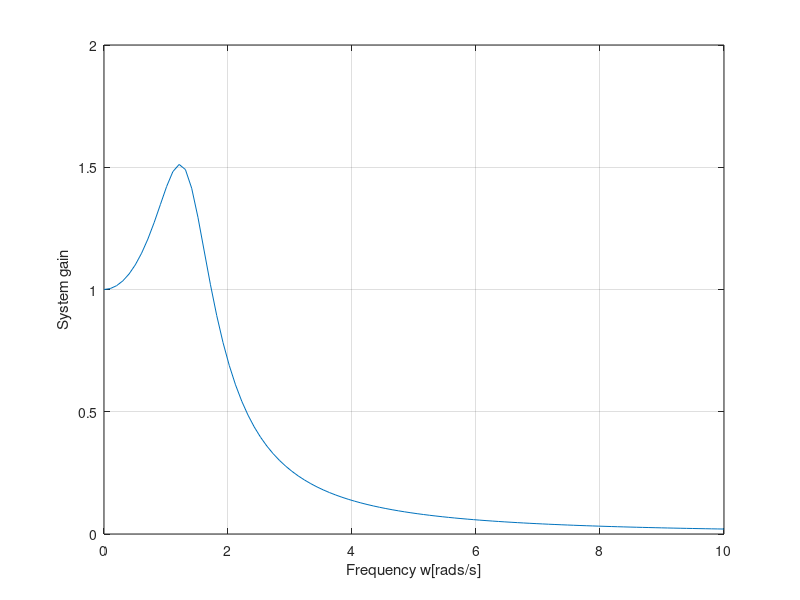
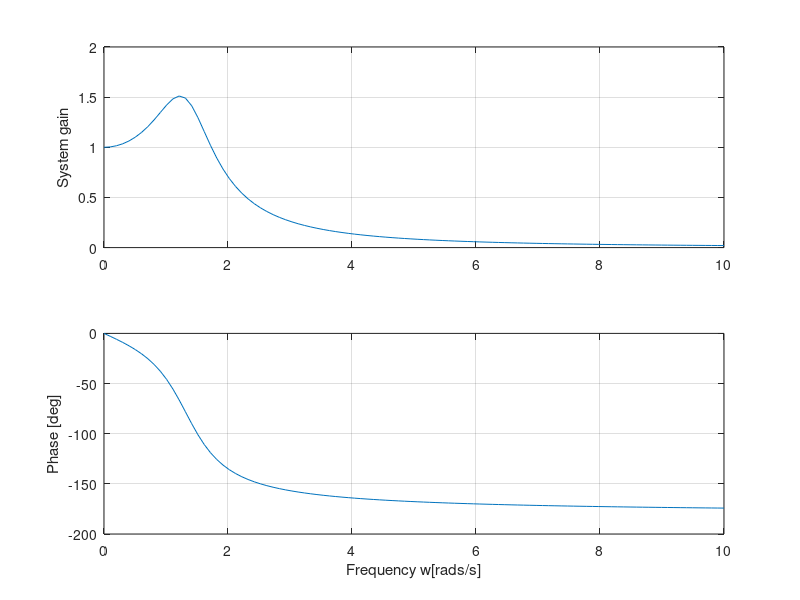

Source code (MATLAB) for these figures, in order:

N = 100; % number of points
w = linspace(0,10,N); % equally spaced frequencies
G = zeros(N,1); % vector to store gain
for i=1:N
    s = w(i)*j; % 
    H = 2/(s^2+s+2); % Evaluate H(jw)
    G(i)=abs(H); % Absolute value of complex number
end
figure(1)
plot(w,G)
grid on
xlabel('Frequency w[rads/s]')
ylabel('System gain')


N = 100; % number of points
w = linspace(0,10,N); % equally spaced frequencies
G = zeros(N,1); % vector to store gain
P = zeros(N,1); % vector to store phase
for i=1:N
    s = w(i)*j; % 
    H = 2/(s^2+s+2); % Evaluate H(jw)
    G(i) = abs(H); % Absolute value of complex number
    P(i) = angle(H);
end
figure(2)
subplot(2,1,1)
plot(w,G)
grid on
ylabel('System gain')
subplot(2,1,2)
plot(w,180/pi*P)
grid on
xlabel('Frequency w[rads/s]')
ylabel('Phase [deg]')


